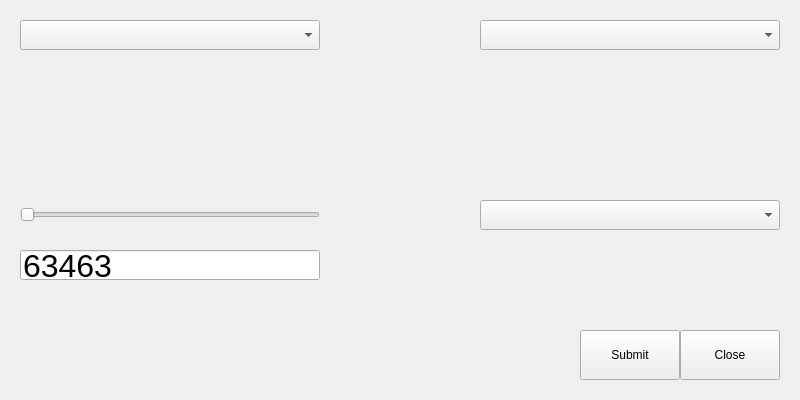
<?xml version="1.0" encoding="UTF-8"?>
<ui version="4.0">
 <class>model_dropdown</class>
 <widget class="QWidget" name="model_dropdown">
  <property name="geometry">
   <rect>
    <x>0</x>
    <y>0</y>
    <width>800</width>
    <height>400</height>
   </rect>
  </property>
  <property name="windowTitle">
   <string>Form</string>
  </property>
  <widget class="QComboBox" name="hyperparameters">
   <property name="geometry">
    <rect>
     <x>20</x>
     <y>20</y>
     <width>300</width>
     <height>30</height>
    </rect>
   </property>
   <property name="minimumSize">
    <size>
     <width>0</width>
     <height>0</height>
    </size>
   </property>
  </widget>
  <widget class="QComboBox" name="models_dropdown">
   <property name="geometry">
    <rect>
     <x>480</x>
     <y>20</y>
     <width>300</width>
     <height>30</height>
    </rect>
   </property>
  </widget>
  <widget class="QComboBox" name="activation_dropdown">
   <property name="geometry">
    <rect>
     <x>480</x>
     <y>200</y>
     <width>300</width>
     <height>30</height>
    </rect>
   </property>
  </widget>
  <widget class="QSlider" name="parameter_slider">
   <property name="geometry">
    <rect>
     <x>20</x>
     <y>200</y>
     <width>300</width>
     <height>30</height>
    </rect>
   </property>
   <property name="orientation">
    <enum>Qt::Horizontal</enum>
   </property>
  </widget>
  <widget class="QLineEdit" name="hyper_edit">
   <property name="geometry">
    <rect>
     <x>20</x>
     <y>250</y>
     <width>300</width>
     <height>30</height>
    </rect>
   </property>
   <property name="font">
    <font>
     <pointsize>24</pointsize>
    </font>
   </property>
   <property name="text">
    <string>63463</string>
   </property>
  </widget>
  <widget class="QPushButton" name="submit_button">
   <property name="geometry">
    <rect>
     <x>580</x>
     <y>330</y>
     <width>100</width>
     <height>50</height>
    </rect>
   </property>
   <property name="text">
    <string>Submit</string>
   </property>
  </widget>
  <widget class="QPushButton" name="close_button">
   <property name="geometry">
    <rect>
     <x>680</x>
     <y>330</y>
     <width>100</width>
     <height>50</height>
    </rect>
   </property>
   <property name="text">
    <string>Close</string>
   </property>
  </widget>
 </widget>
 <resources/>
 <connections/>
</ui>
